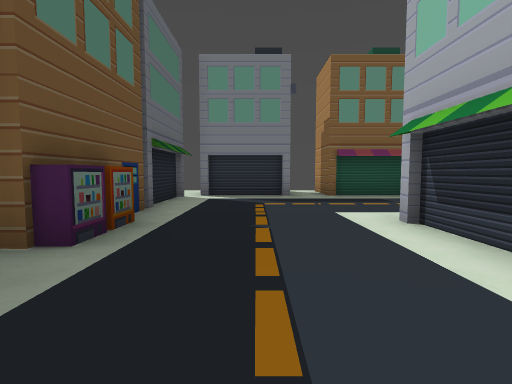
View 1 (above)

24 first-person views from a walk through a level from a Godot 3-D game. The camera is 1.5 m above the floor, tilts 4° down and sees 85° across. The floor is counted in squares, 2.4 m on a side. Each view is taken from the middle of a square. On the plan, view 1 faces up. The plan holds only what a view shows up to about 9 squares ahead; the rest is blank. The place goes on beyond the plan. Characters and animated objects are not drawn.

View 2
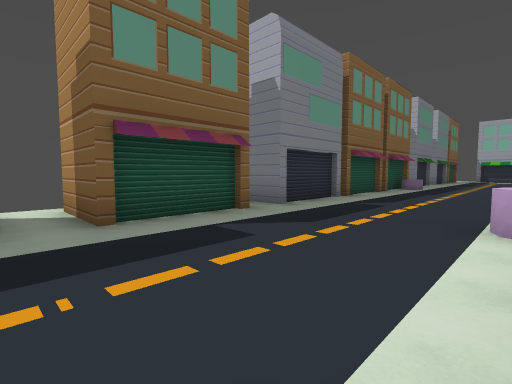

View 3
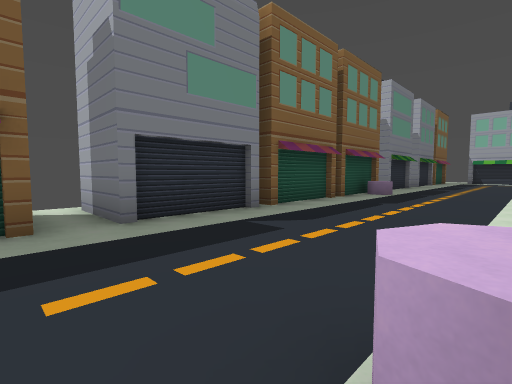

View 4
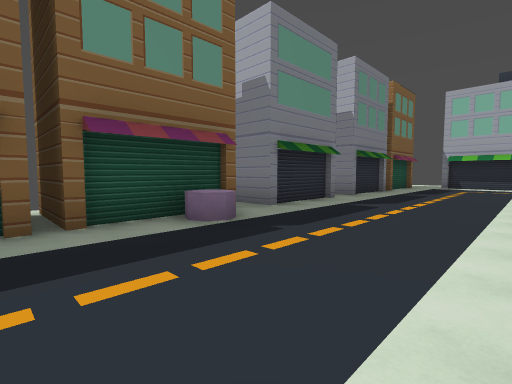

View 5
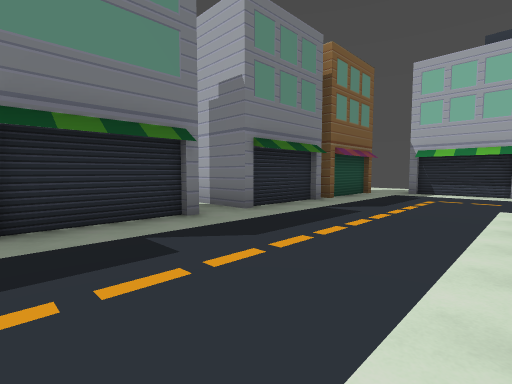

View 6
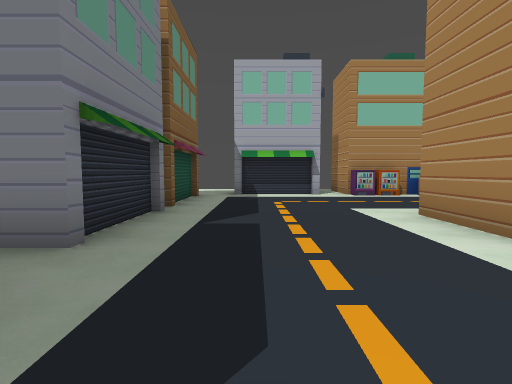

View 7
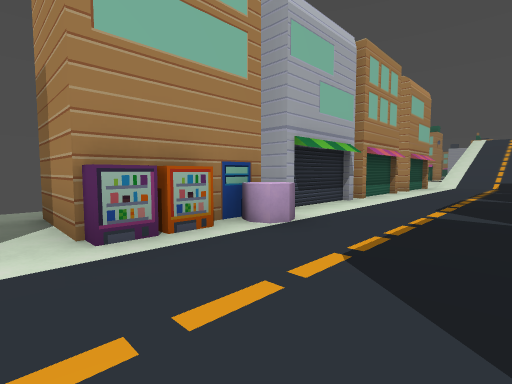

View 8
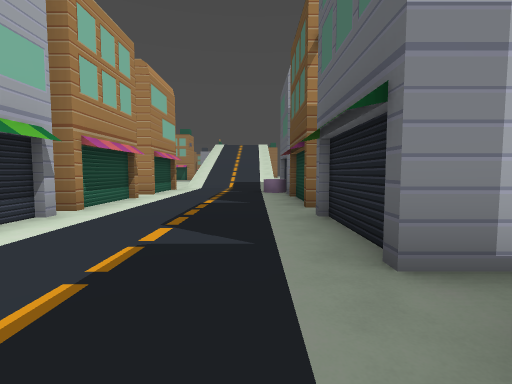

View 9
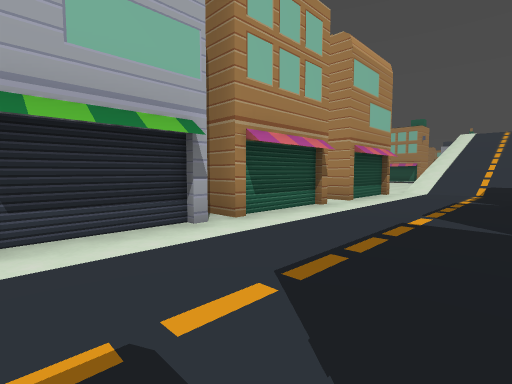

View 10
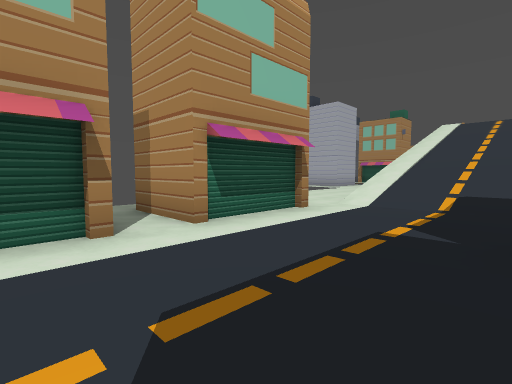

View 11
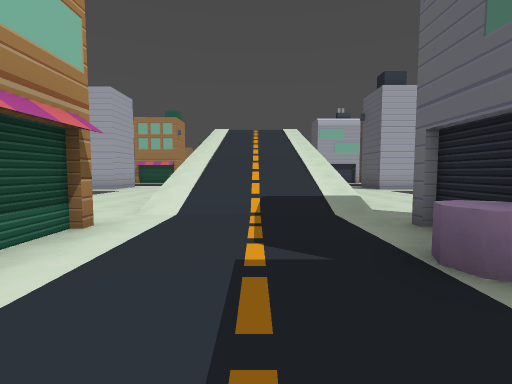

View 12
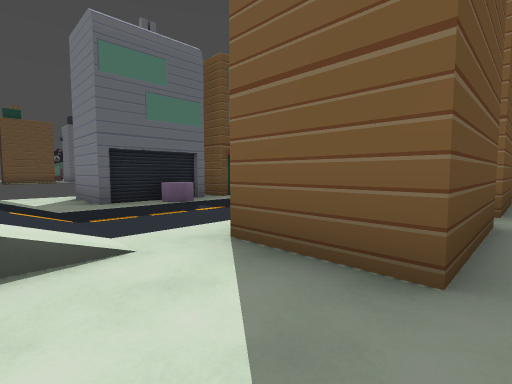

View 13
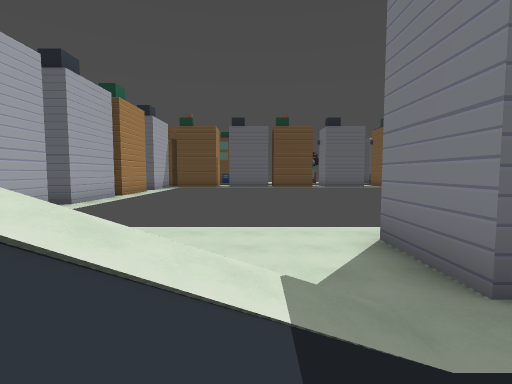

View 14
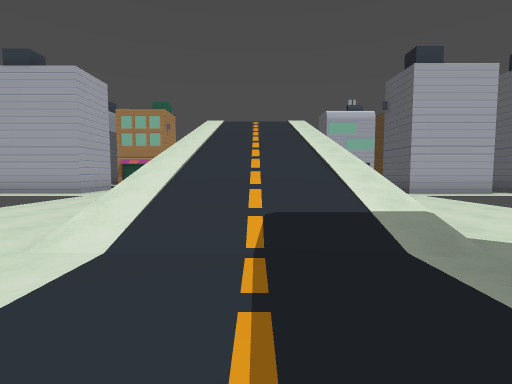

View 15
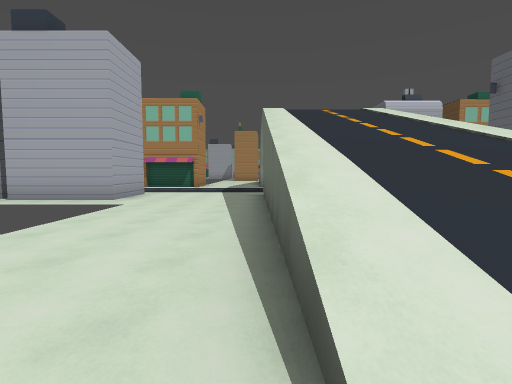

View 16
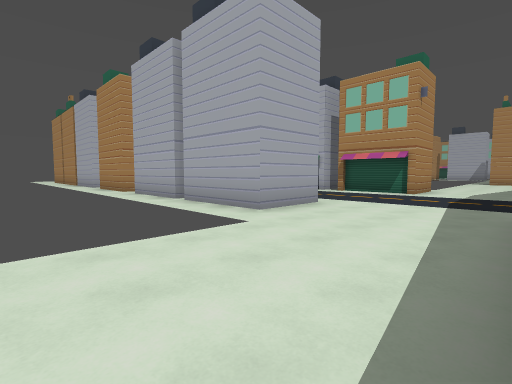

View 17
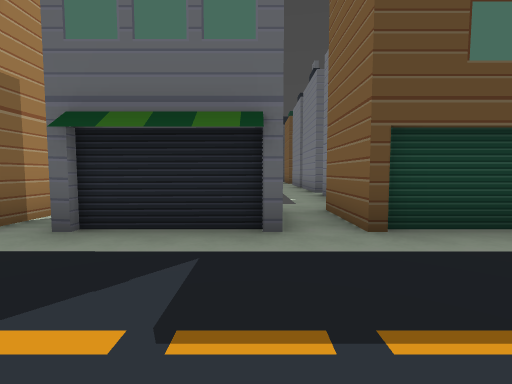

View 18
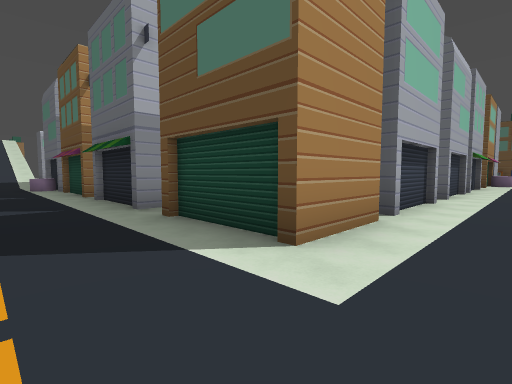

View 19
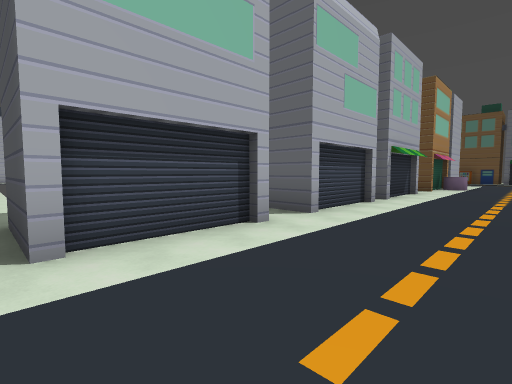

View 20
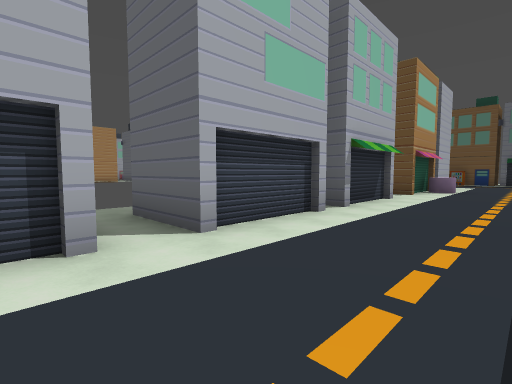

View 21
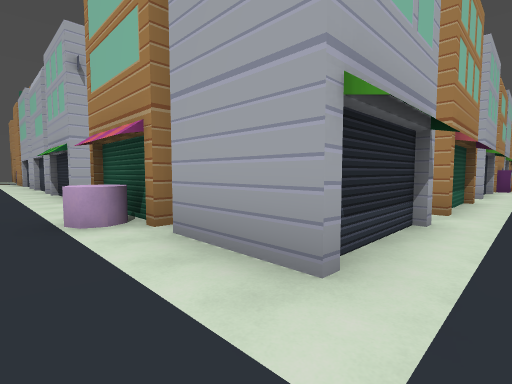

View 22
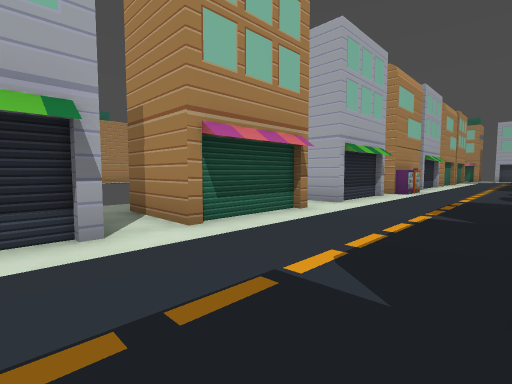

View 23
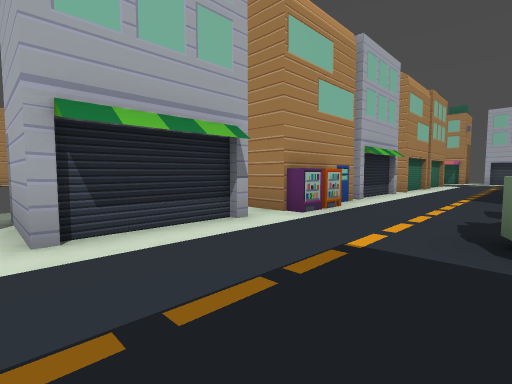

View 24
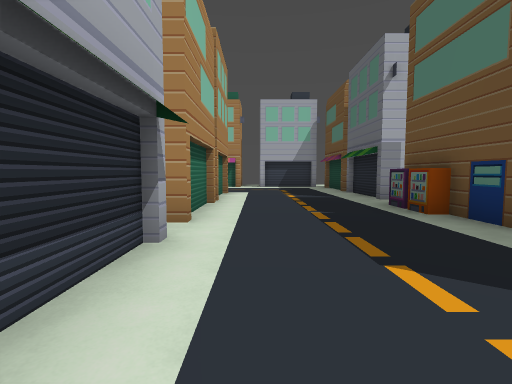

### Floor plan
Key: @ floor where view 1 was taken; # wall or solid block; . floor; / step, stairs or slope; ^ raised ledge.
Columns run from 2 left of view 1 to 31 right of it. Each row starts with its distance up from view 1.
  9        .#          .#
  8 .######.###########.#####.
  7 #.............^...........
  6 #........................#
  5 #........................#
  4 #......^....................
  3 #...#####.######.##.##...##.
  2 ....#          #.##.##...#
  1  ......        ..........#
  0  .@.##.            .##...##
 -1  ...#              . #...#
 -2  ...#              . #...#
 -3  .....             .##...##
 -4  ...##              ##...##.
 -5  ...#               ##...##.
 -6  ^...                #...##.
 -7  ...##               #...##.
 -8  ...#              .##...##.
 -9  ...#              .........
-10  ...#              ../////..
-11  ...#              ../////..
-12 #....              ../////..
-13 #...#              ../////..
-14 #...#              . /////..
-15 ....#         ...... /////........
-16 #...#         #####  /////...#####
-17 #...#                 ////...#
-18  ...                     .....
-19                          .....
-20                          .....
-21                          /..##
-22                           ..#
-23                           ..

Where each view was taken, in squares from view 1:
view 1: 0 up, 0 right, facing up
view 2: 4 up, 1 right, facing up-right
view 3: 4 up, 4 right, facing up-right
view 4: 4 up, 10 right, facing up-right
view 5: 4 up, 14 right, facing up-right
view 6: 6 up, 15 right, facing right
view 7: 4 up, 20 right, facing down-right
view 8: 2 up, 20 right, facing down
view 9: 0 up, 20 right, facing down-right
view 10: 4 down, 20 right, facing down-right
view 11: 5 down, 21 right, facing down
view 12: 10 down, 25 right, facing up-left
view 13: 10 down, 21 right, facing left
view 14: 7 down, 21 right, facing down
view 15: 9 down, 23 right, facing down
view 16: 12 down, 23 right, facing down-right
view 17: 0 up, 22 right, facing left
view 18: 5 up, 21 right, facing down-left
view 19: 6 up, 17 right, facing down-left
view 20: 6 up, 15 right, facing down-left
view 21: 5 up, 1 right, facing down-right
view 22: 2 up, 1 left, facing down-right
view 23: 3 down, 1 left, facing down-right
view 24: 9 down, 1 right, facing down
